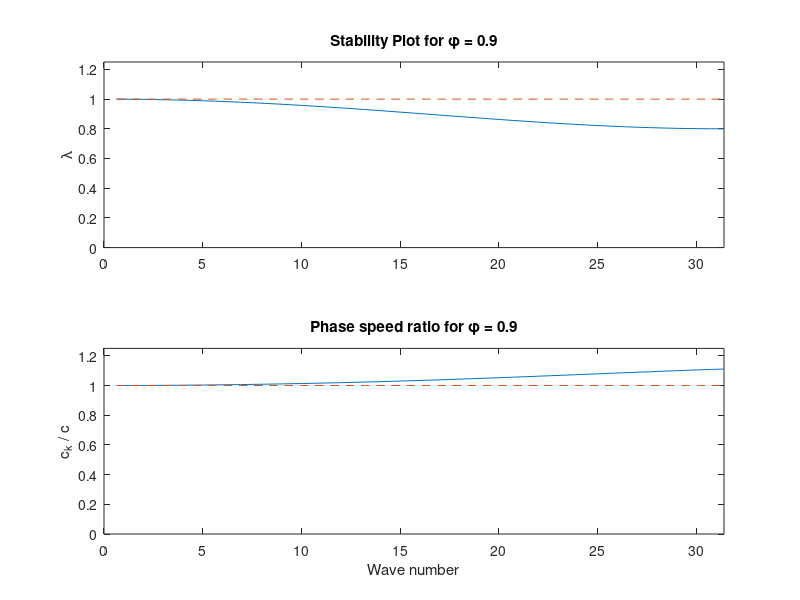

The MATLAB script that drew this image:
%
%   Simple script examining stability and phase speed error in the upwind
%   solution approach to the advection equation.
%
%   Jim Powell, 9 Sept 2024
%
%       c   -   wave speed in advection equation
%       L   -   length of interval
%       J   -   number of sample points (in x)
%       dx  -   delta x =L/J
%       dt  -   discete time step delta t
%       phi -   Courant ration c*dt/dx
%
%   If we assume u_j^n = u( j dx, n dt) = A^n exp(i k*2*pi/L j*dx), the
%   upwind method gives us
%
%           A = 1 -phi + phi exp(-i k*2*pi/L dx)
%           lambda exp(-i omega dt ) = A = 1 - phi + phi (cos(k*2*pi/L dx) - i sin(k*2*pi/L dx) )
%
%   Stability and phase errors can be analyzed via lambda and omega.
%

% set up grids for k to use in plotting
J=100; L=10; dx=L/J; c=1;
% note actual wavenumber khat = 2*pi*k/L = 2*pi*k/J J/L  = 2*pi*k/J 1/dx, 
% where k is the mode number (up to J/2);
khat=2*pi/L*[1:J/2]; 

phi=.9;

figure
subplot(2,1,1)  % top subplot of two
lambda=abs(1-phi + phi*exp(-i*khat*dx));
plot(khat,lambda, khat, 1+0*khat,'--'), axis([0 max(khat) 0 1.25])
title(['Stability Plot for \phi = ' num2str(phi) ])
ylabel('\lambda')

% now the frequency
dt=phi/c*dx;
omega=1/dt*atan2(phi*sin(khat*dx), 1 - phi + phi*cos(khat*dx) );
c_k=omega./khat;  % phase speed of each numerical wave
c_ratio= c_k/c;

subplot(2,1,2)  % bottom subplot of two
plot(khat,c_ratio, khat, 1+0*khat,'--'), axis([0 max(khat) 0 1.25])
title(['Phase speed ratio for \phi = ' num2str(phi) ])
xlabel('Wave number'), ylabel('c_k / c')

